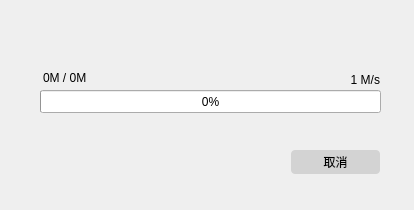
<?xml version="1.0" encoding="UTF-8"?>
<ui version="4.0">
 <class>ReceiverForm</class>
 <widget class="QWidget" name="ReceiverForm">
  <property name="geometry">
   <rect>
    <x>0</x>
    <y>0</y>
    <width>414</width>
    <height>210</height>
   </rect>
  </property>
  <property name="windowTitle">
   <string>Form</string>
  </property>
  <widget class="QProgressBar" name="progressBar">
   <property name="geometry">
    <rect>
     <x>40</x>
     <y>90</y>
     <width>341</width>
     <height>23</height>
    </rect>
   </property>
   <property name="value">
    <number>0</number>
   </property>
  </widget>
  <widget class="QLabel" name="sizeLabel">
   <property name="geometry">
    <rect>
     <x>43</x>
     <y>70</y>
     <width>151</width>
     <height>16</height>
    </rect>
   </property>
   <property name="text">
    <string>0M / 0M</string>
   </property>
  </widget>
  <widget class="QLabel" name="speedLabel">
   <property name="geometry">
    <rect>
     <x>219</x>
     <y>70</y>
     <width>161</width>
     <height>20</height>
    </rect>
   </property>
   <property name="text">
    <string>1 M/s</string>
   </property>
   <property name="alignment">
    <set>Qt::AlignRight|Qt::AlignTrailing|Qt::AlignVCenter</set>
   </property>
  </widget>
  <widget class="QPushButton" name="cancelButton">
   <property name="geometry">
    <rect>
     <x>291</x>
     <y>150</y>
     <width>89</width>
     <height>24</height>
    </rect>
   </property>
   <property name="styleSheet">
    <string notr="true">QPushButton{
	
	background-color: rgb(211, 211, 211);
	border-radius:4px;
}</string>
   </property>
   <property name="text">
    <string>取消</string>
   </property>
  </widget>
 </widget>
 <resources/>
 <connections/>
</ui>
